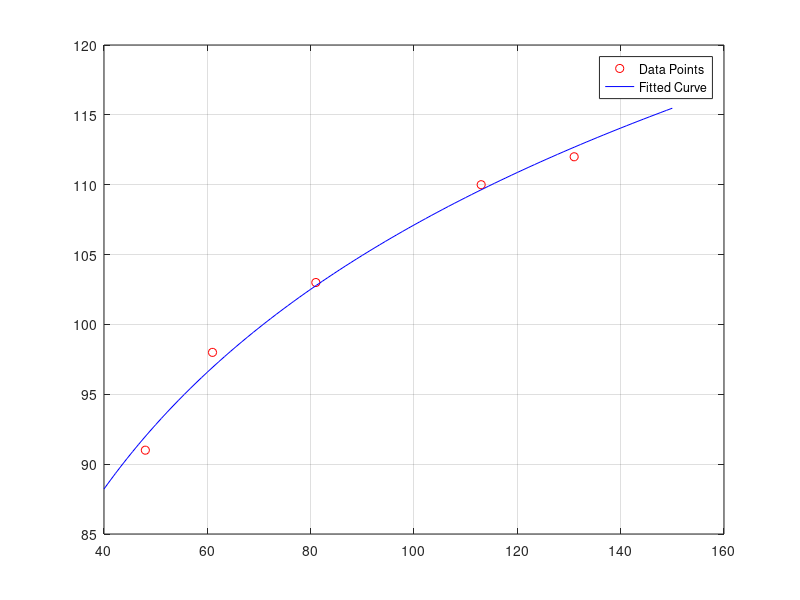

The MATLAB script that drew this image:
w = [48; 61; 81; 113; 131];
p = [91; 98; 103; 110; 112];
A = [ones(size(w)), log(w)];
b = p;

% (b)
fprintf('\n(b)\n');
[U, S, V] = svd(A, "econ");
S_inv = diag(1 ./ diag(S));
A_plus = V * S_inv * U';
beta_hat = A_plus * b;

sigma = diag(S);
fprintf('Beta_0: %.4f, Beta_1: %.4f\n', beta_hat(1), beta_hat(2));
fprintf('Singular values: %.4f, %.4f\n', sigma(1), sigma(2));

% (c)
fprintf('\n(c)\n');
r = b - A * beta_hat;
norm_r = norm(r, 2);
rel_norm_r = norm_r / norm(b, 2);
fprintf('norm_r: %.4f, rel_norm_r: %.4f\n', norm_r, rel_norm_r);

w_fine = linspace(40, 150, 100);
p_fit = beta_hat(1) + beta_hat(2) * log(w_fine);
figure;
plot(w, p, 'ro', w_fine, p_fit, 'b-');
grid on; legend('Data Points', 'Fitted Curve');

% (d) 
fprintf('\n(d)\n');
kappa_A = sigma(1) / sigma(2);
b_tilde = b + 0.1 * randn(size(b));
beta_tilde = A_plus * b_tilde;
rel_beta_error = norm(beta_tilde - beta_hat, 2) / norm(beta_hat, 2);
fprintf('Condition Number: %.4f\n', kappa_A);
fprintf('Relative error in Beta: %.4e\n', rel_beta_error);
